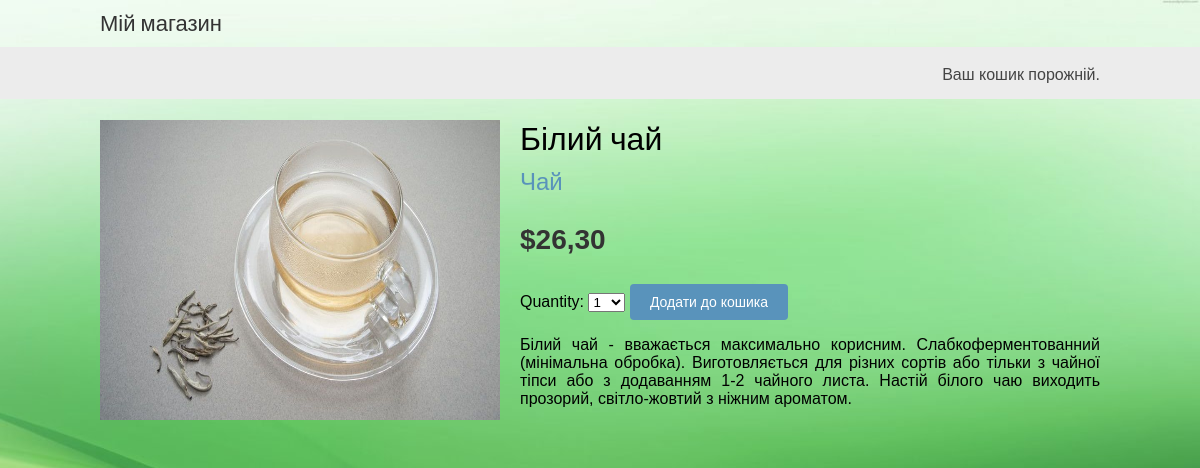
Page /4/white-tea/ on the committed database.
### shop/models.py (models this page shows, shortened)
class Product(models.Model):
    category = models.ForeignKey(Category, related_name='products', on_delete=models.CASCADE)
    name = models.CharField(max_length=200)
    slug = models.CharField(max_length=200)
    image = models.ImageField(upload_to='products/%Y/%m/%d', blank=True)
    description = models.TextField(blank=True)
    price = models.DecimalField(max_digits=10, decimal_places=2)
    available = models.BooleanField(default=True)
    created = models.DateTimeField(auto_now_add=True)
    updated = models.DateTimeField(auto_now=True)
    class Meta:
        ordering = ['name']
        indexes = [
            models.Index(fields=['id', 'slug']),
            models.Index(fields=['name']),
            models.Index(fields=['-created']),
        ]
        verbose_name = 'продукт'
        verbose_name_plural = 'продукти'

class Category(models.Model):
    name = models.CharField(max_length=200)
    slug = models.SlugField(max_length=200, unique=True)
    class Meta:
        ordering = ['name']
        indexes = [
            models.Index(fields=['name']),
                   ]
        verbose_name = 'категорія'
        verbose_name_plural = 'категорії'
    def __str__(self):
        return self.name
    def get_absolute_url(self):
        return reverse('shop:product_list_by_category', args=[self.slug])

### shop/views.py (the view)
# urls.py: path('<int:id>/<slug:slug>/', views.product_detail, name='product_detail'),
def product_detail(request, id, slug):
    product = get_object_or_404(Product,
                                id=id,
                                slug=slug,
                                available=True)
    cart_product_form = CartAddProductForm()
    r = Recommender()
    recommended_products = r.suggest_products_for([product], 4)
    return render(request,
                  'shop/product/detail.html',
                  {'product': product,
                   'cart_product_form': cart_product_form,
                   'recommended_products': recommended_products})

### cart/forms.py
class CartAddProductForm(forms.Form):
    quantity = forms.TypedChoiceField(
                                choices=PRODUCT_QUANTITY_CHOICES,
                                coerce=int)
    override = forms.BooleanField(required=False,
                                  initial=False,
                                  widget=forms.HiddenInput)

### cart/cart.py (called while the page is built)
    def __len__(self):
        return sum(item['quantity'] for item in self.cart.values())

### cart/context_processors.py (called while the page is built)
def cart(request):
    return {'cart': Cart(request)}

### shop/recommender.py (called while the page is built, shortened)
    def get_product_key(self, id):
        return f'product:{id}:purchased_with'

    def suggest_products_for(self, products, max_results=6):
        product_ids = [p.id for p in products]
        if len(products) == 1:
            suggestions = r.zrange(
                             self.get_product_key(product_ids[0]),
                             0, -1, desc=True)[:max_results]
        suggested_products_ids = [int(id) for id in suggestions]
        suggested_products = list(Product.objects.filter(id__in=suggested_products_ids))
        suggested_products.sort(key=lambda x: suggested_products_ids.index(x.id))
        return suggested_products

### shop/templates/shop/product/detail.html (shortened to what this page needs)
{% extends "shop/base.html" %}
{% load static %}
{% block content %}
  <div class="product-detail">
    <img src="{% if product.image %}{{ product.image.url }}{% else %}
    {% static 'img/no_image.png' %}{% endif %}" width="300" height="300">
    <h1>{{ product.name }}</h1>
    <h2>
      <a href="{{ product.category.get_absolute_url }}">
        {{ product.category }}
      </a>
    </h2>
    <p class="price">${{ product.price }}</p>
    <form action="{% url 'cart:cart_add' product.id %}" method="post">
      {{ cart_product_form }}
      <input type="submit" value="Додати до кошика">
    </form>
    {{ product.description|linebreaks }}
  </div>
{% endblock %}

### shop/static/css/base.css (style rules this page uses)
body { margin:0; padding:0; font-family:helvetica, sans-serif; background-image: url('/static/img/img_fon.jpg'); background-repeat: no-repeat; background-attachment: fixed; background-size: 100% 100%; }
h1, h2, h3, h4, h5 , h6 { font-family: 'Ubuntu', sans-serif; font-weight:normal; }
a { text-decoration:none; color:#5993bb; }
a.button, input[type="submit"] { color:#fff; background:#5993bb; border-radius:4px; padding:10px 20px; font-size:14px; border:0; }
.product-detail { text-align:justify; }
.product-detail .price { color:#333; font-size:28px; font-weight:bold; }
.product-detail img { width:40%; float:left; padding:0 20px 20px 0; }
.product-detail h1 { margin-bottom:0; }
.product-detail h2 { margin-top:10px; }

### rows in the picture
Product: image (picture), name "Білий чай", category "Чай", price "26,30", description "Білий чай - вважається максимально корисним. Слабкоферментованний (мінімальна обробка). Виготовляється для різних сортів або тільки з чайної тіпси або з додаванням 1-2 чайного листа. Настій білого чаю виходить прозорий, світло-жовтий з ніжним ароматом."
